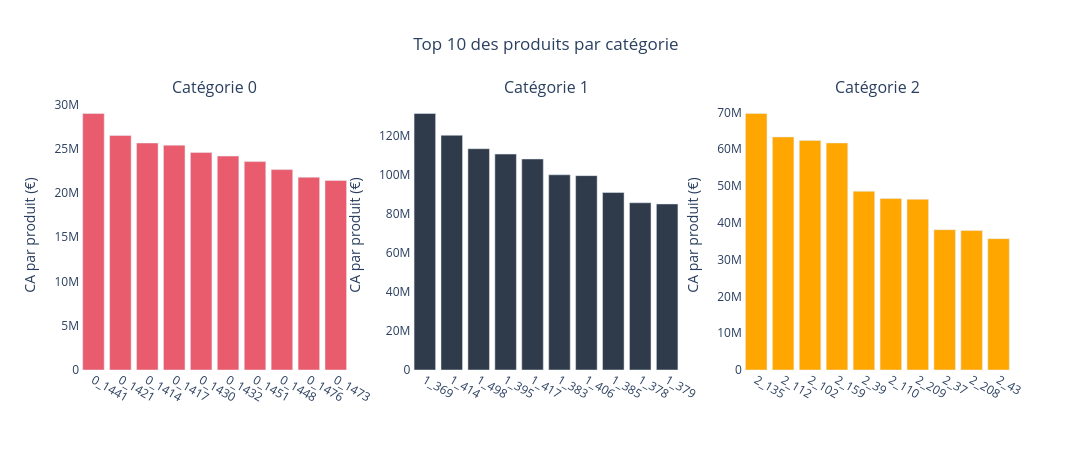

The notebook cell this image was saved under:
### Code cell
# Subplor : 1 ligne, 3 colonnes
fig = sp.make_subplots(
    rows=1, cols=3,
    subplot_titles=[f"Catégorie {c}" for c in sorted(df_top10['categ'].unique())],
    shared_yaxes=False  # échelles indépendantes
)

# Itération pourafficher un grapgique par catégorie
for i, categ in enumerate(sorted(df_top10['categ'].unique()), start=1):
    df_cat = df_top10[df_top10['categ'] == categ]

    fig.add_trace(
        go.Bar(
            x=df_cat["id_prod"],
            y=df_cat["ca_par_produit"],
            name=f"Catégorie {categ}",
            marker_color=palette[categ]
        ),
        row=1, col=i
    )

fig.update_layout(
    height=450,
    width=1200,
    title="Top 10 des produits par catégorie",
    title_x=0.5,
    showlegend=False,  
    plot_bgcolor="white",
    font=dict(size=12)
)

fig.update_yaxes(title="CA par produit (€)")

fig.show()

### Figure 1 — Plotly figure (JSON) as saved in the notebook; plotly's stock layout.template omitted (floating-point values rounded to 4 significant figures)
{"data": [{"marker": {"color": "#e95c6d"}, "name": "Catégorie 0", "type": "bar", "x": ["0_1441", "0_1421", "0_1414", "0_1417", "0_1430", "0_1432", "0_1451", "0_1448", "0_1476", "0_1473"], "xaxis": "x", "y": [28960000.0, 26480000.0, 25630000.0, 25390000.0, 24550000.0, 24150000.0, 23530000.0, 22630000.0, 21770000.0, 21400000.0], "yaxis": "y"}, {"marker": {"color": "#2f3a4a"}, "name": "Catégorie 1", "type": "bar", "x": ["1_369", "1_414", "1_498", "1_395", "1_417", "1_383", "1_406", "1_385", "1_378", "1_379"], "xaxis": "x2", "y": [131400000.0, 120200000.0, 113300000.0, 110600000.0, 108100000.0, 99970000.0, 99540000.0, 90880000.0, 85640000.0, 85040000.0], "yaxis": "y2"}, {"marker": {"color": "#ffa600"}, "name": "Catégorie 2", "type": "bar", "x": ["2_135", "2_112", "2_102", "2_159", "2_39", "2_110", "2_209", "2_37", "2_208", "2_43"], "xaxis": "x3", "y": [69680000.0, 63310000.0, 62380000.0, 61680000.0, 48550000.0, 46580000.0, 46380000.0, 38110000.0, 37890000.0, 35680000.0], "yaxis": "y3"}], "layout": {"annotations": [{"font": {"size": 16}, "showarrow": false, "text": "Catégorie 0", "x": 0.1444, "xanchor": "center", "xref": "paper", "y": 1, "yanchor": "bottom", "yref": "paper"}, {"font": {"size": 16}, "showarrow": false, "text": "Catégorie 1", "x": 0.5, "xanchor": "center", "xref": "paper", "y": 1, "yanchor": "bottom", "yref": "paper"}, {"font": {"size": 16}, "showarrow": false, "text": "Catégorie 2", "x": 0.8556, "xanchor": "center", "xref": "paper", "y": 1, "yanchor": "bottom", "yref": "paper"}], "font": {"size": 12}, "height": 450, "plot_bgcolor": "white", "showlegend": false, "title": {"text": "Top 10 des produits par catégorie", "x": 0.5}, "width": 1200, "xaxis": {"anchor": "y", "domain": [0, 0.2889]}, "xaxis2": {"anchor": "y2", "domain": [0.3556, 0.6444]}, "xaxis3": {"anchor": "y3", "domain": [0.7111, 1]}, "yaxis": {"anchor": "x", "domain": [0, 1], "title": {"text": "CA par produit (€)"}}, "yaxis2": {"anchor": "x2", "domain": [0, 1], "title": {"text": "CA par produit (€)"}}, "yaxis3": {"anchor": "x3", "domain": [0, 1], "title": {"text": "CA par produit (€)"}}}}
